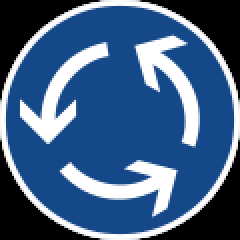
#> input picture new-test-data/a.png, 120 x 120 px (shown 2 times larger); its folder holds only this picture in this run
$ jupyter execute --allow-errors Traffic_Sign_Classifier_v2-936.ipynb   (shell and % lines are left out)
#> lines starting #> are read from the running program, lines starting #| are printed output that depends on the picture
# Self-Driving Car Engineer Nanodegree

## Deep Learning

## Project: Build a Traffic Sign Recognition Classifier

In this notebook, a template is provided for you to implement your functionality in stages, which is required to successfully complete this project. If additional code is required that cannot be included in the notebook, be sure that the Python code is successfully imported and included in your submission if necessary.

> **Note**: Once you have completed all of the code implementations, you need to finalize your work by exporting the iPython Notebook as an HTML document. Before exporting the notebook to html, all of the code cells need to have been run so that reviewers can see the final implementation and output. You can then export the notebook by using the menu above and navigating to  \n",
    "**File -> Download as -> HTML (.html)**. Include the finished document along with this notebook as your submission.

In addition to implementing code, there is a writeup to complete. The writeup should be completed in a separate file, which can be either a markdown file or a pdf document. There is a [write up template](https://github.com/udacity/CarND-Traffic-Sign-Classifier-Project/blob/master/writeup_template.md) that can be used to guide the writing process. Completing the code template and writeup template will cover all of the [rubric points](https://review.udacity.com/#!/rubrics/481/view) for this project.

The [rubric](https://review.udacity.com/#!/rubrics/481/view) contains "Stand Out Suggestions" for enhancing the project beyond the minimum requirements. The stand out suggestions are optional. If you decide to pursue the "stand out suggestions", you can include the code in this Ipython notebook and also discuss the results in the writeup file.

>**Note:** Code and Markdown cells can be executed using the **Shift + Enter** keyboard shortcut. In addition, Markdown cells can be edited by typically double-clicking the cell to enter edit mode.

---
## Step 0: Load The Data

[cell 1]
# Load pickled data
import pickle

# TODO: Fill this in based on where you saved the training and testing data

training_file = ('./traffic-signs-data/train.p')
validation_file=('./traffic-signs-data/valid.p')
testing_file = ('./traffic-signs-data/test.p')

#> (the rest of this cell did not finish here and is left out)

---

## Step 1: Dataset Summary & Exploration

The pickled data is a dictionary with 4 key/value pairs:

- `'features'` is a 4D array containing raw pixel data of the traffic sign images, (num examples, width, height, channels).
- `'labels'` is a 1D array containing the label/class id of the traffic sign. The file `signnames.csv` contains id -> name mappings for each id.
- `'sizes'` is a list containing tuples, (width, height) representing the original width and height the image.
- `'coords'` is a list containing tuples, (x1, y1, x2, y2) representing coordinates of a bounding box around the sign in the image. **THESE COORDINATES ASSUME THE ORIGINAL IMAGE. THE PICKLED DATA CONTAINS RESIZED VERSIONS (32 by 32) OF THESE IMAGES**

Complete the basic data summary below. Use python, numpy and/or pandas methods to calculate the data summary rather than hard coding the results. For example, the [pandas shape method](http://pandas.pydata.org/pandas-docs/stable/generated/pandas.DataFrame.shape.html) might be useful for calculating some of the summary results.

### Provide a Basic Summary of the Data Set Using Python, Numpy and/or Pandas

[cell 2]
### Replace each question mark with the appropriate value.
### Use python, pandas or numpy methods rather than hard coding the results
import numpy as np

# TODO: Number of training examples
#> (the rest of this cell did not finish here and is left out)

### Include an exploratory visualization of the dataset

Visualize the German Traffic Signs Dataset using the pickled file(s). This is open ended, suggestions include: plotting traffic sign images, plotting the count of each sign, etc.

The [Matplotlib](http://matplotlib.org/) [examples](http://matplotlib.org/examples/index.html) and [gallery](http://matplotlib.org/gallery.html) pages are a great resource for doing visualizations in Python.

**NOTE:** It's recommended you start with something simple first. If you wish to do more, come back to it after you've completed the rest of the sections. It can be interesting to look at the distribution of classes in the training, validation and test set. Is the distribution the same? Are there more examples of some classes than others?

[cell 3]
### Data exploration visualization code goes here.
### Feel free to use as many code cells as needed.
import matplotlib.pyplot as plt
import random
# Visualizations will be shown in the notebook.
#> (the rest of this cell did not finish here and is left out)

#> (a cell that did not finish here is left out)

----

## Step 2: Design and Test a Model Architecture

Design and implement a deep learning model that learns to recognize traffic signs. Train and test your model on the [German Traffic Sign Dataset](http://benchmark.ini.rub.de/?section=gtsrb&subsection=dataset).

The LeNet-5 implementation shown in the [classroom](https://classroom.udacity.com/nanodegrees/nd013/parts/fbf77062-5703-404e-b60c-95b78b2f3f9e/modules/6df7ae49-c61c-4bb2-a23e-6527e69209ec/lessons/601ae704-1035-4287-8b11-e2c2716217ad/concepts/d4aca031-508f-4e0b-b493-e7b706120f81) at the end of the CNN lesson is a solid starting point. You'll have to change the number of classes and possibly the preprocessing, but aside from that it's plug and play!

With the LeNet-5 solution from the lecture, you should expect a validation set accuracy of about 0.89. To meet specifications, the validation set accuracy will need to be at least 0.93. It is possible to get an even higher accuracy, but 0.93 is the minimum for a successful project submission.

There are various aspects to consider when thinking about this problem:

- Neural network architecture (is the network over or underfitting?)
- Play around preprocessing techniques (normalization, rgb to grayscale, etc)
- Number of examples per label (some have more than others).
- Generate fake data.

Here is an example of a [published baseline model on this problem](http://yann.lecun.com/exdb/publis/pdf/sermanet-ijcnn-11.pdf). It's not required to be familiar with the approach used in the paper but, it's good practice to try to read papers like these.

### Pre-process the Data Set (normalization, grayscale, etc.)

Minimally, the image data should be normalized so that the data has mean zero and equal variance. For image data, `(pixel - 128)/ 128` is a quick way to approximately normalize the data and can be used in this project.

Other pre-processing steps are optional. You can try different techniques to see if it improves performance.

Use the code cell (or multiple code cells, if necessary) to implement the first step of your project.

[cell 5]
### Preprocess the data here. It is required to normalize the data. Other preprocessing steps could include
### converting to grayscale, etc.
### Feel free to use as many code cells as needed.

## Pipeline: grayscale--sharpen--normalize
import cv2
from sklearn.utils import shuffle

def gray_scale(X_input):
    X_output = np.zeros((len(X_input),32,32,1))
    for i in range(len(X_input)):
        img = X_input[i].squeeze()
        img=img.astype(np.uint8)
        X_output[i,:,:,0] = cv2.cvtColor(img, cv2.COLOR_BGR2GRAY)
    return X_output

# [8 lines left out: function gaussian_blur, not called in this run]
def sharpen(X_input, kernel):
    """Applies a Gaussian Noise kernel"""
    X_output = np.zeros((len(X_input),32,32,1))
    for i in range(len(X_input)):
        img = X_input[i].squeeze()
        img=img.astype(np.uint8)
        X_output[i,:,:,0] = cv2.filter2D(img, -1, kernel)
    return X_output

def crop(img, mar=0):
    c_x,c_y, sh = int(img.shape[0]/2), int(img.shape[1]/2), int(img.size/2-mar)
    return img[(c_x-sh):(c_x+sh),(c_y-sh):(c_y+sh)]

def normalize(X_input):
    return (X_input-127.5)/127.5

def preprocess(X_input,k_blur,k_shp,k_crp):

    X_output = np.zeros((len(X_input),32,32,1))
    X_output = gray_scale(X_input)

   # X_output = gaussian_blur(X_output, k_blur)
    X_output = sharpen(X_output, k_shp)

    X_output = crop(X_output,k_crp)

    X_output = normalize(X_output)

    return X_output

# [28 lines left out: function preprocessPlot, not called in this run]

## Set Kernel Parameters
# Sharpen kernel
k_shp = np.zeros( (9,9), np.float32)
k_shp[4,4] = 2.2
k_shp = k_shp - np.ones( (9,9), np.float32) / 81.0
#crop kernel
k_crp = 3
# Blur kernel
k_blur = 5

#> (the rest of this cell did not finish here and is left out)

### Model Architecture

[cell 6]
### Define your architecture here.
### Feel free to use as many code cells as needed.

[cell 7]
# Set tensorflow
import tensorflow as tf

EPOCHS = 55
BATCH_SIZE = 128

[cell 8]
# Set LeNet architecture
from tensorflow.contrib.layers import flatten

# [67 lines left out: function LeNet, not called in this run]

#> (a cell that did not finish here is left out)

### Train, Validate and Test the Model

A validation set can be used to assess how well the model is performing. A low accuracy on the training and validation
sets imply underfitting. A high accuracy on the training set but low accuracy on the validation set implies overfitting.

[cell 10]
### Train your model here.
### Calculate and report the accuracy on the training and validation set.
### Once a final model architecture is selected,
### the accuracy on the test set should be calculated and reported as well.
### Feel free to use as many code cells as needed.

[cell 11]
# Training Pipeline

rate = 0.001

#> (the rest of this cell did not finish here and is left out)

#> (a cell that did not finish here is left out)

#> (a cell that did not finish here is left out)

#> (a cell that did not finish here is left out)

---

## Step 3: Test a Model on New Images

To give yourself more insight into how your model is working, download at least five pictures of German traffic signs from the web and use your model to predict the traffic sign type.

You may find `signnames.csv` useful as it contains mappings from the class id (integer) to the actual sign name.

### Load and Output the Images

[cell 15]
### Load the images and plot them here.
### Feel free to use as many code cells as needed.

[cell 16]
import glob

paths = [path for path in glob.glob('./new-test-data/*')]
X_test_new = np.zeros((len(paths),32,32,3))#,dtype=uint8)
plt.figure(figsize=(8,8))
for i,j in enumerate(paths):
    img = cv2.imread(j,cv2.IMREAD_COLOR)
#> img is the input picture: shape (120, 120, 3); mean B, G, R 133.3, 95.4, 65.7
    b,g,r = cv2.split(img)
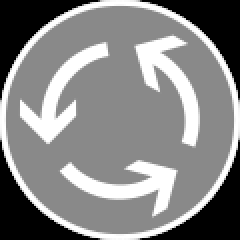
#> b: shape (120, 120) (shown 2 times larger); min 0, max 255, mean 133.3
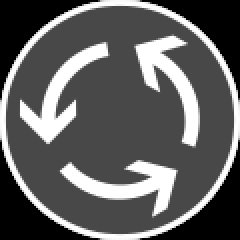
#> g: shape (120, 120) (shown 2 times larger); min 0, max 255, mean 95.4
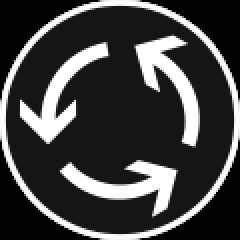
#> r: shape (120, 120) (shown 2 times larger); min 0, max 255, mean 65.7
    img = cv2.merge([r,g,b])
    img_covrt = cv2.resize(img,(32,32))
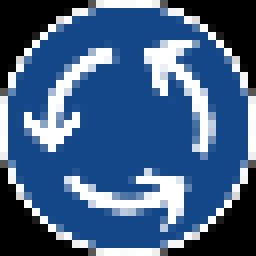
#> img_covrt: shape (32, 32, 3) (shown 8 times larger); mean R, G, B 65.4, 95.3, 133.4
    X_test_new[i] = img_covrt
    plt.subplot(4,4,i+1)
    plt.imshow(img_covrt)

### Predict the Sign Type for Each Image

[cell 17]
### Run the predictions here and use the model to output the prediction for each image.
### Make sure to pre-process the images with the same pre-processing pipeline used earlier.
### Feel free to use as many code cells as needed.

[cell 18]
## Data Preprocess
X_test_new_pd = preprocess(X_test_new,k_blur,k_shp,k_crp)

$ run again, on new-test-data/e.png
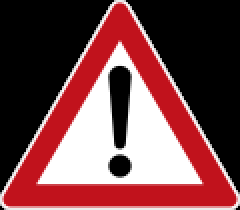
#> input picture new-test-data/e.png, 120 x 105 px (shown 2 times larger)
#> img is the input picture: shape (105, 120, 3); mean B, G, R 71.4, 68.7, 116.8
#> `b,g,r = cv2.split(img)`:
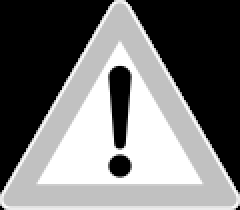
#> r: shape (105, 120) (shown 2 times larger); min 0, max 255, mean 116.8
#> `img_covrt = cv2.resize(img,(32,32))`:
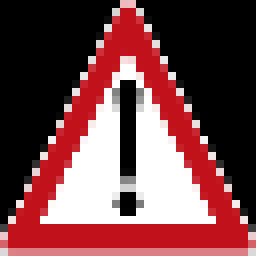
#> img_covrt: shape (32, 32, 3) (shown 8 times larger); mean R, G, B 117.1, 68.6, 71.4

$ run again, on new-test-data/f.png
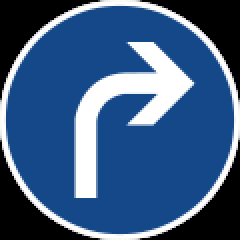
#> input picture new-test-data/f.png, 120 x 120 px (shown 2 times larger)
#> img is the input picture: shape (120, 120, 3); mean B, G, R 130.3, 90.7, 59.7
#> `b,g,r = cv2.split(img)`:
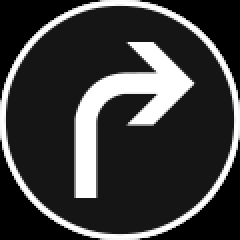
#> r: shape (120, 120) (shown 2 times larger); min 0, max 255, mean 59.7
#> `img_covrt = cv2.resize(img,(32,32))`:
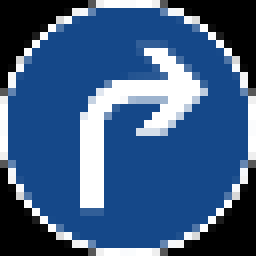
#> img_covrt: shape (32, 32, 3) (shown 8 times larger); mean R, G, B 60.2, 91.3, 130.8

$ run again, on new-test-data/g.png
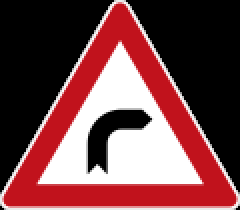
#> input picture new-test-data/g.png, 120 x 105 px (shown 2 times larger)
#> img is the input picture: shape (105, 120, 3); mean B, G, R 71.5, 68.7, 116.8
#> `b,g,r = cv2.split(img)`:
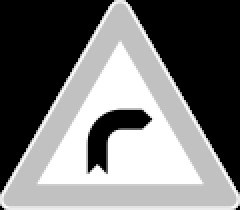
#> r: shape (105, 120) (shown 2 times larger); min 0, max 255, mean 116.8
#> `img_covrt = cv2.resize(img,(32,32))`:
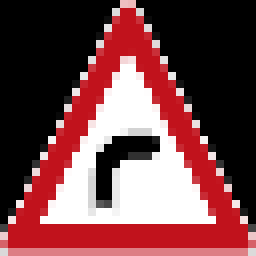
#> img_covrt: shape (32, 32, 3) (shown 8 times larger); mean R, G, B 117.3, 68.8, 71.6

$ run again, on new-test-data/b.png
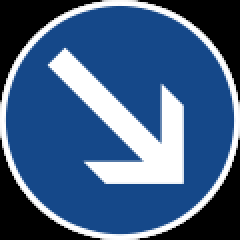
#> input picture new-test-data/b.png, 120 x 120 px (shown 2 times larger)
#> img is the input picture: shape (120, 120, 3); mean B, G, R 132.2, 94, 64
#> `img_covrt = cv2.resize(img,(32,32))`:
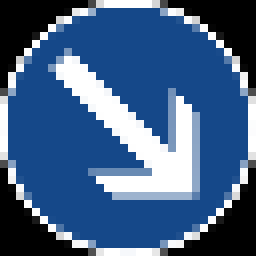
#> img_covrt: shape (32, 32, 3) (shown 8 times larger); mean R, G, B 65.7, 95.5, 133.4
